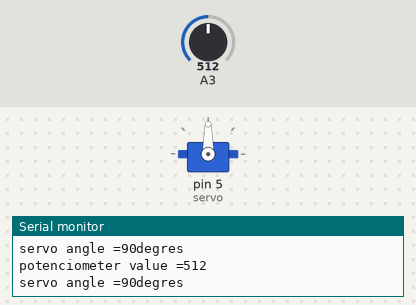
The sketch below on a simulated Arduino Uno, built with avr-gcc and run on an emulated ATmega328P. On the bench: servo, the last lines printed to the serial monitor. Inputs (shaded band) come from the test bench; at power-on: A3 = 512.

Above: at 1.2 s.
1.3 s: A3 set to 716
At 2.5 s:
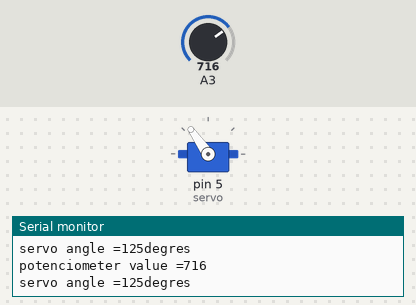
2.8 s: A3 set to 982
At 3.1 s:
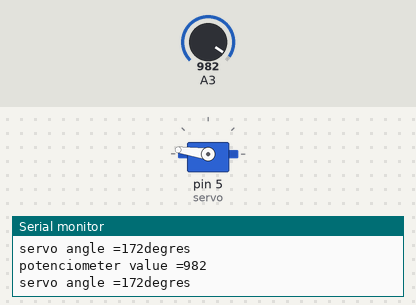
4.3 s: A3 set to 1018
At 4.8 s:
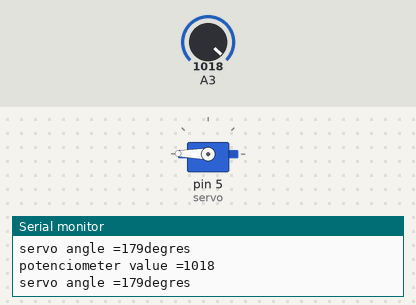
7.3 s: A3 set to 584
At 8.2 s:
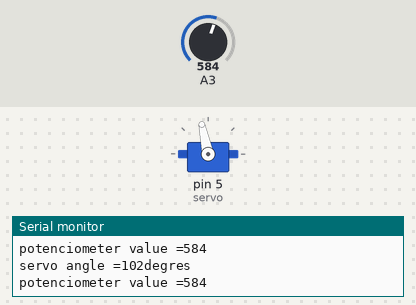
8.8 s: A3 set to 553
At 9.8 s:
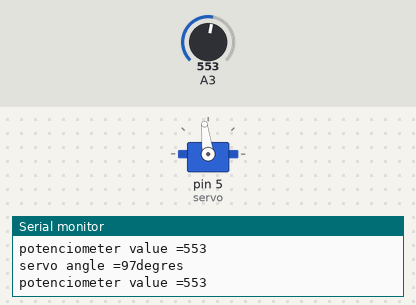
10.3 s: A3 set to 306
At 11.5 s:
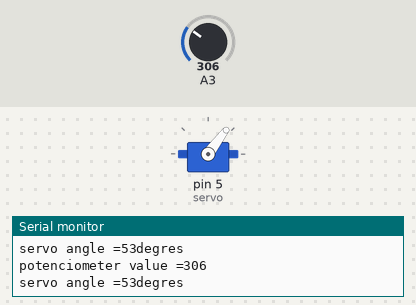
Timing chart, 0 to 12.8 s (numbered marks = the images above; inputs shaded):
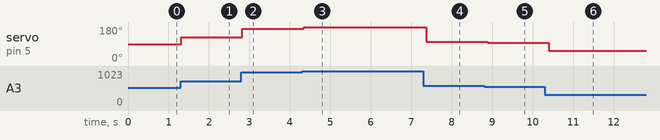

Measured:
- after the input at 1.3 s, servo on pin 5 (servo): 90° → 125° at once
- after the input at 2.8 s, servo on pin 5 (servo): 125° → 172° at once
- after the input at 4.3 s, servo on pin 5 (servo): 172° → 179° at once
- after the input at 7.3 s, servo on pin 5 (servo): 179° → 102° after 0.07 s
- after the input at 8.8 s, servo on pin 5 (servo): 102° → 97° after 0.08 s
- after the input at 10.3 s, servo on pin 5 (servo): 97° → 53° after 0.10 s

The sketch:

src-servo-interative.ino
```cpp
#include <Servo.h>

int pos = 0 ; // potenciometer position
int angle = 0 ;
Servo servo;

void setup()
{
  servo.attach(5);
  servo.write(90);
  Serial.begin(9600);
}

void loop()
{
  pos = analogRead(A3) ;
  angle = map (pos, 0, 1023, 0, 180);
  servo.write(angle);
  Serial.println("potenciometer value ="+(String)pos);
  Serial.println("servo angle ="+(String)angle+"degres");
  Serial.println("");
  delay(100);
}
```
